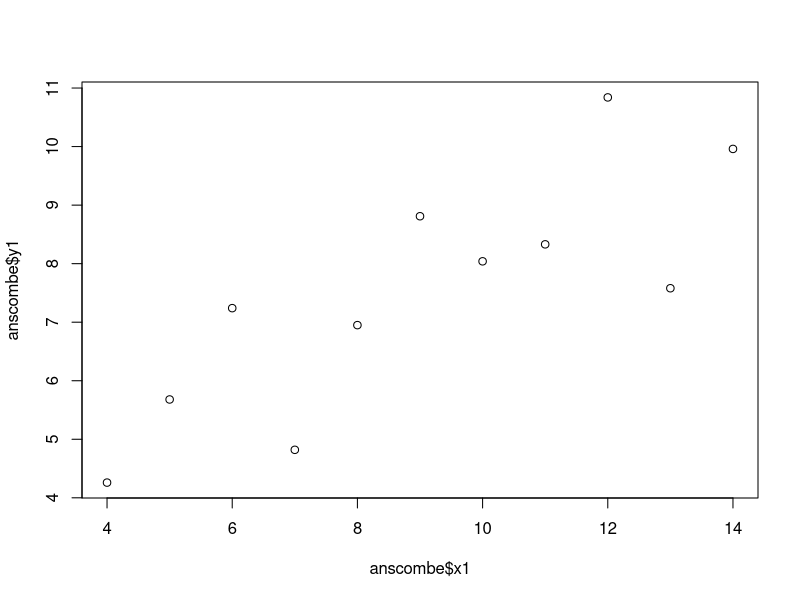
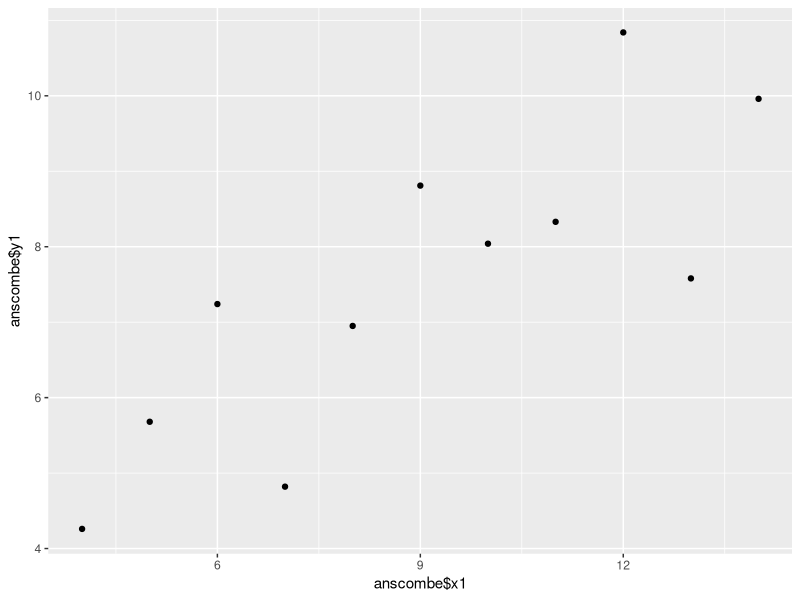
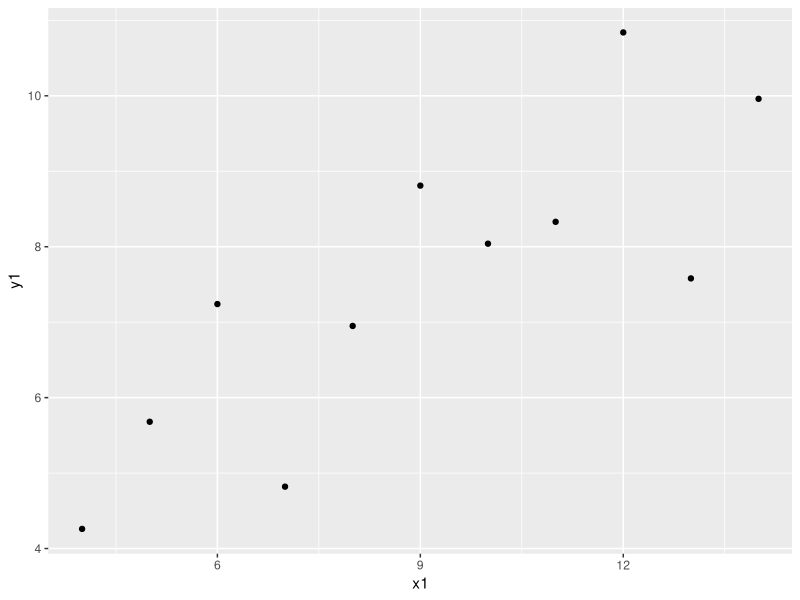
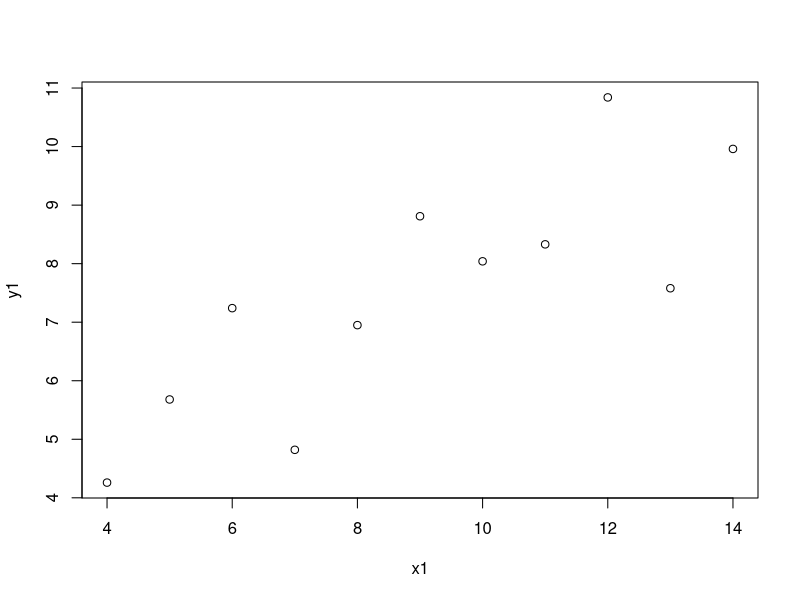
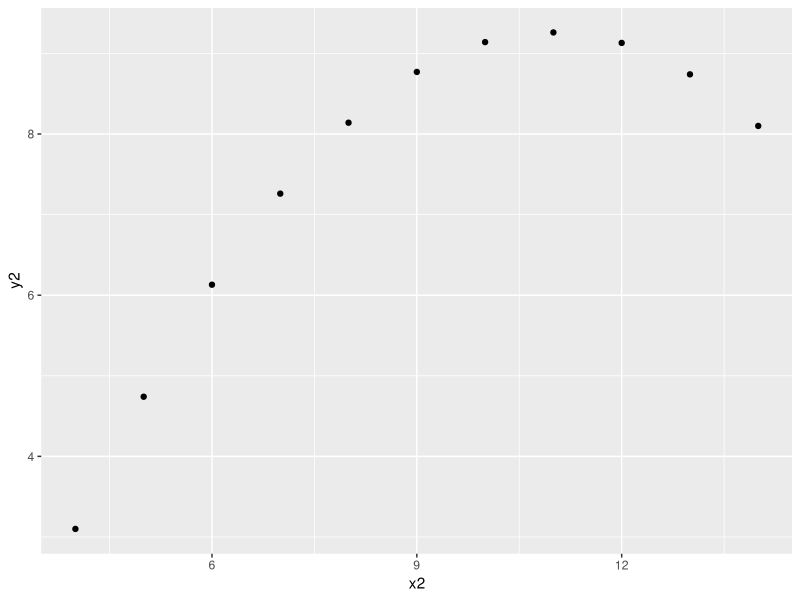
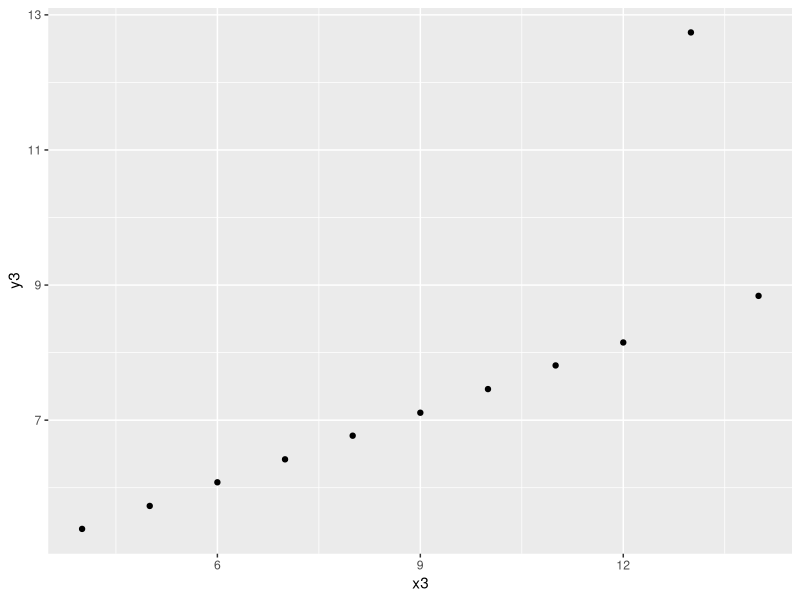
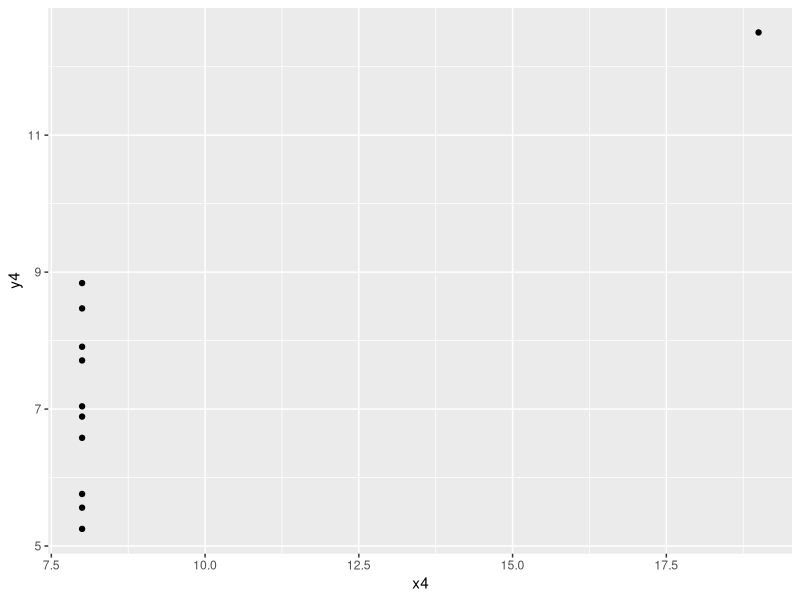

The R source for these figures, in order:
anscombe <- data.frame(
  x1 = c(10, 8, 13, 9, 11, 14, 6, 4, 12, 7, 5),
  x2 = c(10, 8, 13, 9, 11, 14, 6, 4, 12, 7, 5),
  x3 = c(10, 8, 13, 9, 11, 14, 6, 4, 12, 7, 5),
  x4 = c(8, 8, 8, 8, 8, 8, 8, 19, 8, 8, 8),
  y1 = c(8.04, 6.95,  7.58, 8.81, 8.33, 9.96, 7.24, 4.26,10.84, 4.82, 5.68),
  y2 = c(9.14, 8.14,  8.74, 8.77, 9.26, 8.1, 6.13, 3.1,  9.13, 7.26, 4.74),
  y3 = c(7.46, 6.77, 12.74, 7.11, 7.81, 8.84, 6.08, 5.39, 8.15, 6.42, 5.73),
  y4 = c(6.58, 5.76,  7.71, 8.84, 8.47, 7.04, 5.25, 12.5, 5.56, 7.91, 6.89))


plot(anscombe$x1, anscombe$y1)
library(ggplot2)
qplot(anscombe$x1, anscombe$y1)

# linear regression
# lm(종속변수 ~ 설명변수, ..
lm(y1~x1, data=anscombe)
reg1 <- lm(y1~x1, data=anscombe)
View(reg1)
summary(reg1)

# with : python의 map과 비슷
with(anscombe, qplot(x1, y1))
with(anscombe, plot(x1, y1))
with(anscombe, summary(lm(y1~x1)))
with(anscombe, print(summary(lm(y1~x1))))

with(anscombe, print(lm(y1~x1)))
with(anscombe, print(lm(y2~x2)))
with(anscombe, print(lm(y3~x3)))
with(anscombe, print(lm(y4~x4)))

with(anscombe, qplot(x2, y2))
with(anscombe, qplot(x3, y3))
with(anscombe, qplot(x4, y4))

# pdf 저장
pdf(file="C:/MyR/fig more anscombe.pdf", width=8.5, height=8.5)
# graph output....
dev.off()